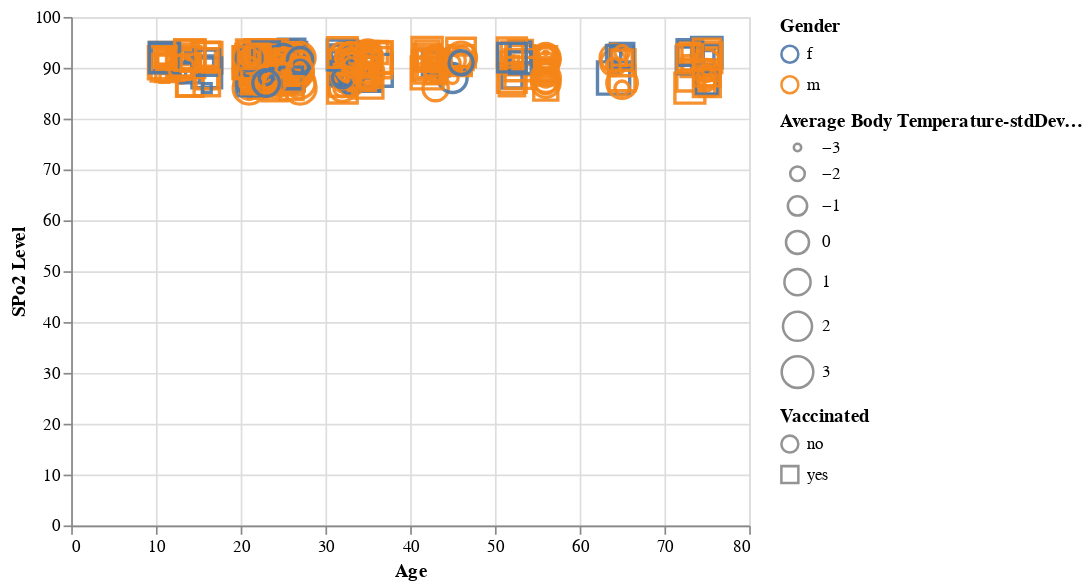

This figure's notebook cell:
### Code cell
#plotting using diff channels
alt.Chart(med_df).mark_point(filled=False, size=120).encode(
    alt.X('Age:Q'),
    alt.Y('SPo2 Level:Q'),
    alt.Color('Gender:N'),
    alt.OpacityValue(0.9),
    alt.Size('Average Body Temperature-stdDeviation:Q'),
    alt.Shape('Vaccinated:N')
)

### Figure 1 — Vega-Lite specification as saved in the notebook (floating-point values rounded to 4 significant figures; data arrays with more than 128 entries replaced by an {"elided": "..."} marker saying what was removed)
{"config": {"view": {"continuousWidth": 400, "continuousHeight": 300}}, "data": {"name": "data-be431c45d018d848b17bf8f1c5804c73"}, "mark": {"type": "point", "filled": false, "size": 120}, "encoding": {"color": {"type": "nominal", "field": "Gender"}, "opacity": {"value": 0.9}, "shape": {"type": "nominal", "field": "Vaccinated"}, "size": {"type": "quantitative", "field": "Average Body Temperature-stdDeviation"}, "x": {"type": "quantitative", "field": "Age"}, "y": {"type": "quantitative", "field": "SPo2 Level"}}, "$schema": "https://vega.github.io/schema/vega-lite/v4.8.1.json", "datasets": {"data-be431c45d018d848b17bf8f1c5804c73": {"elided": "400 records"}}}
